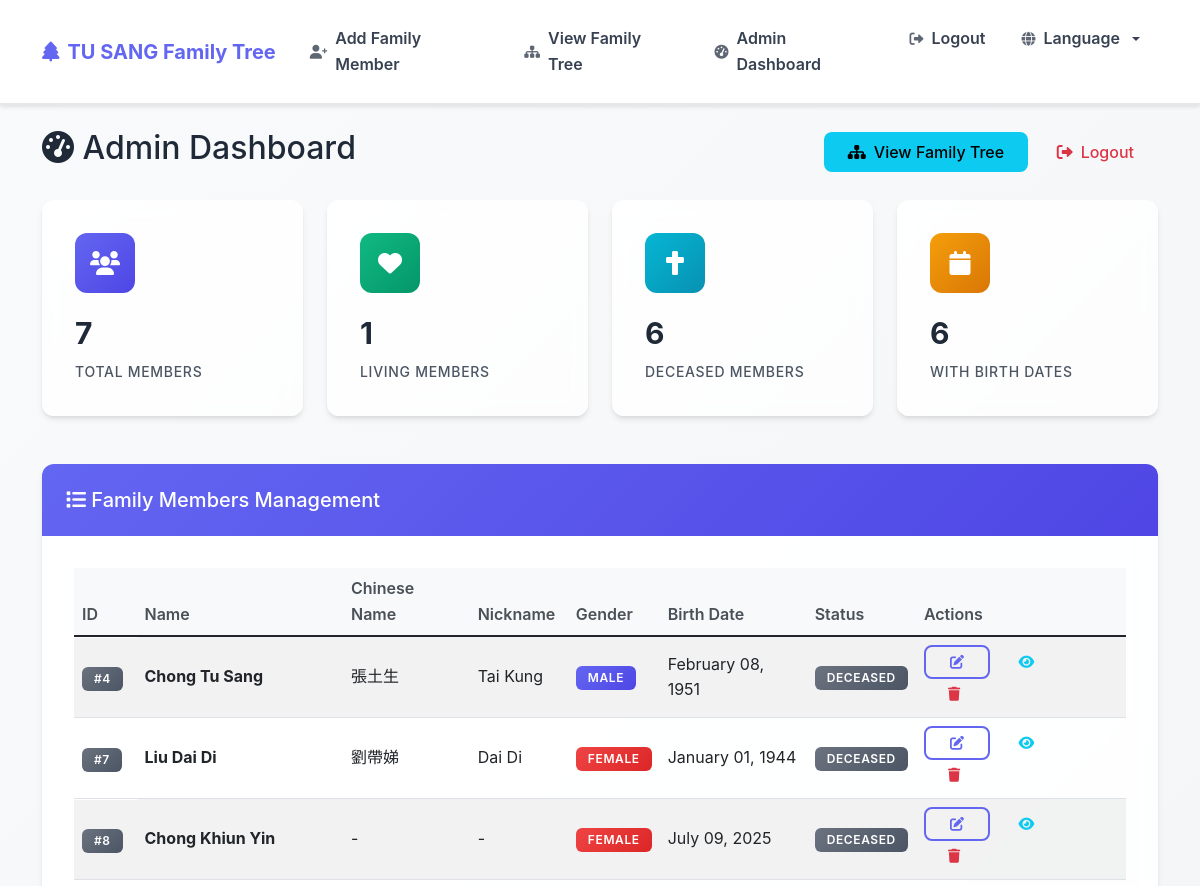
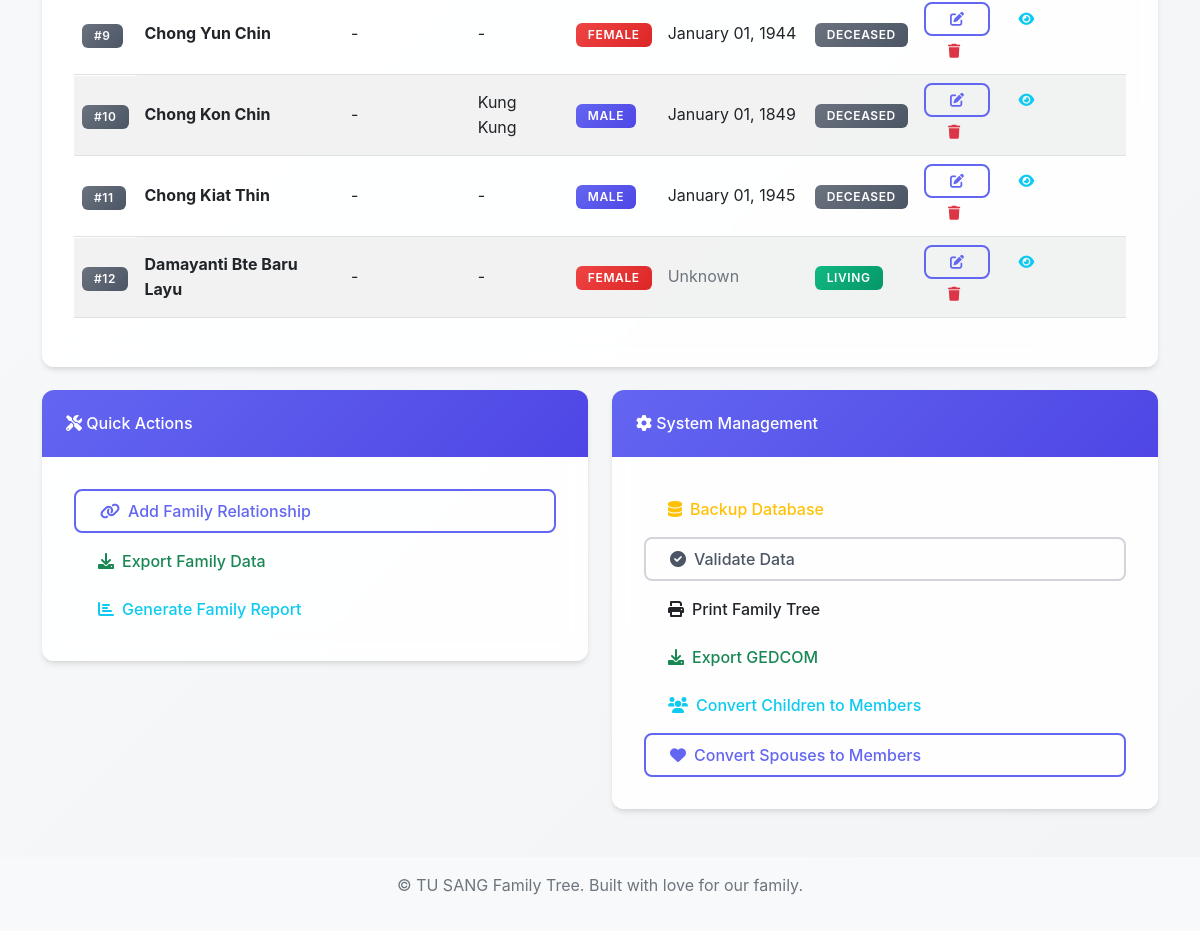
The page /admin (signed in) on the database its author committed (2 pictures, top to bottom).
### app.py (models this page shows)
class FamilyMember(db.Model):
    id = db.Column(db.Integer, primary_key=True)
    full_name = db.Column(db.String(200), nullable=False)
    chinese_name = db.Column(db.String(100))
    nickname = db.Column(db.String(100))
    birth_date = db.Column(db.Date)
    death_date = db.Column(db.Date)
    birth_place = db.Column(db.String(200))
    death_place = db.Column(db.String(200))
    gender = db.Column(db.String(10), nullable=False)
    notes = db.Column(db.Text)
    photo_filename = db.Column(db.String(500))
    is_alive = db.Column(db.Boolean, default=True)
    marital_status = db.Column(db.String(20))  # Single, Married
    father_name = db.Column(db.String(200))
    mother_name = db.Column(db.String(200))
    spouse_name = db.Column(db.String(200))
    have_children = db.Column(db.String(10))  # Yes, No
    children_data = db.Column(db.Text)  # JSON string for children information
    created_at = db.Column(db.DateTime, default=datetime.utcnow)
    updated_at = db.Column(db.DateTime, default=datetime.utcnow, onupdate=datetime.utcnow)
    parent_relationships = db.relationship('FamilyRelationship',
                                         foreign_keys='FamilyRelationship.child_id',
                                         backref='child', lazy='dynamic')
    child_relationships = db.relationship('FamilyRelationship',
                                        foreign_keys='FamilyRelationship.parent_id',
                                        backref='parent', lazy='dynamic')

### app.py (the view)
@app.route('/admin')
@login_required
def admin_dashboard():
    if not current_user.is_admin:
        flash('Access denied')
        return redirect(url_for('family_form'))
    members = FamilyMember.query.all()
    return render_template('admin_dashboard.html', members=members)

### app.py (called while the page is built)
@login_manager.user_loader
def load_user(user_id):
    return User.query.get(int(user_id))

### templates/admin_dashboard.html (shortened to what this page needs)
{% extends "base.html" %}
{% block content %}
<div class="row">
    <div class="col-12">
        <div class="d-flex justify-content-between align-items-center mb-4">
            <h2><i class="fas fa-tachometer-alt"></i> Admin Dashboard</h2>
            <div>
                <a href="{{ url_for('family_tree') }}" class="btn btn-info">
                    <i class="fas fa-sitemap"></i> View Family Tree
                </a>
                <a href="{{ url_for('logout') }}" class="btn btn-outline-danger">
                    <i class="fas fa-sign-out-alt"></i> Logout
                </a>
            </div>
        </div>
        <div class="row mb-5 g-4">
            <div class="col-md-3">
                <div class="stats-card fade-in-up">
                    <div class="stats-icon" style="background: linear-gradient(135deg, var(--primary-color) 0%, var(--primary-dark) 100%);">
                        <i class="fas fa-users"></i>
                    </div>
                    <div class="stats-number">{{ members|length }}</div>
                    <div class="stats-label" data-translate="total-members">Total Members</div>
                </div>
            </div>
            <div class="col-md-3">
                <div class="stats-card fade-in-up" style="animation-delay: 0.1s;">
                    <div class="stats-icon" style="background: linear-gradient(135deg, var(--success-color) 0%, #059669 100%);">
                        <i class="fas fa-heart"></i>
                    </div>
                    <div class="stats-number">{{ members|selectattr('is_alive')|list|length }}</div>
                    <div class="stats-label" data-translate="living-members">Living Members</div>
                </div>
            </div>
            <div class="col-md-3">
                <div class="stats-card fade-in-up" style="animation-delay: 0.2s;">
                    <div class="stats-icon" style="background: linear-gradient(135deg, var(--info-color) 0%, #0891b2 100%);">
                        <i class="fas fa-cross"></i>
                    </div>
                    <div class="stats-number">{{ members|rejectattr('is_alive')|list|length }}</div>
                    <div class="stats-label" data-translate="deceased-members">Deceased Members</div>
                </div>
            </div>
            <div class="col-md-3">
                <div class="stats-card fade-in-up" style="animation-delay: 0.3s;">
                    <div class="stats-icon" style="background: linear-gradient(135deg, var(--warning-color) 0%, #d97706 100%);">
                        <i class="fas fa-calendar"></i>
                    </div>
                    <div class="stats-number">{{ members|selectattr('birth_date')|list|length }}</div>
                    <div class="stats-label" data-translate="with-birth-dates">With Birth Dates</div>
                </div>
            </div>
        </div>
        <div class="card">
            <div class="card-header bg-dark text-white">
                <h5 class="mb-0">
                    <i class="fas fa-list"></i> Family Members Management
                </h5>
            </div>
            <div class="card-body">
                <div class="table-responsive">
                    <table class="table table-striped table-hover">
                        <thead>
                            <tr>
                                <th>ID</th>
                                <th>Name</th>
                                <th>Chinese Name</th>
                                <th>Nickname</th>
                                <th>Gender</th>
                                <th>Birth Date</th>
                                <th>Status</th>
                                <th>Actions</th>
                            </tr>
                        </thead>
                        <tbody>
                            {% for member in members %}
                            <tr>
                                <td>
                                    <span class="badge bg-secondary">#{{ member.id }}</span>
                                </td>
                                <td>
                                    <strong>{{ member.full_name }}</strong>
                                </td>
                                <td>{{ member.chinese_name or '-' }}</td>
                                <td>{{ member.nickname or '-' }}</td>
                                <td>
                                    <span class="badge bg-{{ 'primary' if member.gender == 'Male' else 'danger' }}">
                                        {{ member.gender }}
                                    </span>
                                </td>
                                <td>
                                    {% if member.birth_date %}
                                        {{ member.birth_date.strftime('%B %d, %Y') }}
                                    {% else %}
                                        <span class="text-muted">Unknown</span>
                                    {% endif %}
                                </td>
                                <td>
                                    <span class="badge bg-{{ 'success' if member.is_alive else 'secondary' }}">
                                        {{ 'Living' if member.is_alive else 'Deceased' }}
                                    </span>
                                </td>
                                <td>
                                    <button class="btn btn-sm btn-outline-primary" onclick="editMember({{ member.id }})">
                                        <i class="fas fa-edit"></i>
                                    </button>
                                    <button class="btn btn-sm btn-outline-info" onclick="viewMember({{ member.id }})">
                                        <i class="fas fa-eye"></i>
                                    </button>
                                    <button class="btn btn-sm btn-outline-danger" onclick="deleteMember({{ member.id }})">
                                        <i class="fas fa-trash"></i>
                                    </button>
                                </td>
                            </tr>
                            {% endfor %}
                        </tbody>
                    </table>
                </div>
            </div>
        </div>
        <div class="row mt-4">
            <div class="col-md-6">
                <div class="card">
                    <div class="card-header">
                        <h6 class="mb-0"><i class="fas fa-tools"></i> Quick Actions</h6>
                    </div>
                    <div class="card-body">
                        <div class="d-grid gap-2">
                            <button class="btn btn-outline-primary" onclick="addRelationship()">
                                <i class="fas fa-link"></i> Add Family Relationship
                            </button>
                            <button class="btn btn-outline-success" onclick="exportData()">
                                <i class="fas fa-download"></i> Export Family Data
                            </button>
                            <button class="btn btn-outline-info" onclick="generateReport()">
                                <i class="fas fa-chart-bar"></i> Generate Family Report
                            </button>
                        </div>
                    </div>
                </div>
            </div>
            <div class="col-md-6">
                <div class="card">
                    <div class="card-header">
                        <h6 class="mb-0"><i class="fas fa-cog"></i> System Management</h6>
                    </div>
                    <div class="card-body">
                        <div class="d-grid gap-2">
                            <button class="btn btn-outline-warning" onclick="backupData()">
                                <i class="fas fa-database"></i> Backup Database
                            </button>
                            <button class="btn btn-outline-secondary" onclick="validateData()">
                                <i class="fas fa-check-circle"></i> Validate Data
                            </button>
                            <button class="btn btn-outline-dark" onclick="printTree()">
                                <i class="fas fa-print"></i> Print Family Tree
                            </button>
                            <button class="btn btn-outline-success" onclick="exportGEDCOM()">
                                <i class="fas fa-download"></i> Export GEDCOM
                            </button>
                            <button class="btn btn-outline-info" onclick="convertChildrenToMembers()">
                                <i class="fas fa-users"></i> Convert Children to Members
                            </button>
                            <button class="btn btn-outline-primary" onclick="convertSpousesToMembers()">
                                <i class="fas fa-heart"></i> Convert Spouses to Members
                            </button>
                        </div>
                    </div>
                </div>
            </div>
        </div>
    </div>
</div>
{% endblock %}

### templates/base.html (shortened to what this page needs)
<!DOCTYPE html>
<html lang="en">
<head>
    <link href="https://cdn.jsdelivr.net/npm/bootstrap@5.1.3/dist/css/bootstrap.min.css" rel="stylesheet">
    <link href="https://cdnjs.cloudflare.com/ajax/libs/font-awesome/6.0.0/css/all.min.css" rel="stylesheet">
    <link href="{{ url_for('static', filename='css/style.css') }}" rel="stylesheet">
</head>
<body>
    <nav class="navbar navbar-expand-lg navbar-light">
        <div class="container">
            <a class="navbar-brand" href="{{ url_for('index') }}">
            </a>
            <div class="collapse navbar-collapse" id="navbarNav">
                <ul class="navbar-nav ms-auto">
                    <li class="nav-item">
                        <a class="nav-link" href="{{ url_for('family_form') }}">
                            <i class="fas fa-user-plus"></i> Add Family Member
                        </a>
                    </li>
                    <li class="nav-item">
                        <a class="nav-link" href="{{ url_for('family_tree') }}">
                            <i class="fas fa-sitemap"></i> View Family Tree
                        </a>
                    </li>
                    {% if not current_user.is_authenticated %}
                    <li class="nav-item">
                        <a class="nav-link" href="{{ url_for('login') }}">
                            <i class="fas fa-sign-in-alt"></i> <span data-translate="admin-login">Admin Login</span>
                        </a>
                    </li>
                    {% else %}
                    <li class="nav-item">
                        <a class="nav-link" href="{{ url_for('admin_dashboard') }}">
                            <i class="fas fa-tachometer-alt"></i> <span data-translate="admin-dashboard">Admin Dashboard</span>
                        </a>
                    </li>
                    <li class="nav-item">
                        <a class="nav-link" href="{{ url_for('logout') }}">
                            <i class="fas fa-sign-out-alt"></i> <span data-translate="logout">Logout</span>
                        </a>
                    </li>
                    {% endif %}
                    <li class="nav-item dropdown">
                        <a class="nav-link dropdown-toggle" href="#" id="languageToggle" role="button" data-bs-toggle="dropdown" aria-expanded="false">
                        </a>
                    </li>
                </ul>
            </div>
        </div>
    </nav>
    <main class="container mt-4">
        {% block content %}{% endblock %}
    </main>
    <footer class="bg-light text-center text-muted py-3 mt-5">
        <div class="container">
            <p>&copy; 2024 TU SANG Family Tree. Built with love for our family.</p>
        </div>
    </footer>
</body>
</html>

### rows shown on the page
FamilyMember: id "4", full_name "Chong Tu Sang", chinese_name "張土生", nickname "Tai Kung", gender "MALE", birth_date "February 08, 1951", is_alive "DECEASED"
FamilyMember: id "7", full_name "Liu Dai Di", chinese_name "劉帶娣", nickname "Dai Di", gender "FEMALE", birth_date "January 01, 1944", is_alive "DECEASED"
FamilyMember: id "8", full_name "Chong Khiun Yin", chinese_name "-", nickname "-", gender "FEMALE", birth_date "July 09, 2025", is_alive "DECEASED"
FamilyMember: id "9", full_name "Chong Yun Chin", chinese_name "-", nickname "-", gender "FEMALE", birth_date "January 01, 1944", is_alive "DECEASED"
FamilyMember: id "10", full_name "Chong Kon Chin", chinese_name "-", nickname "Kung Kung", gender "MALE", birth_date "January 01, 1849", is_alive "DECEASED"
FamilyMember: id "11", full_name "Chong Kiat Thin", chinese_name "-", nickname "-", gender "MALE", birth_date "January 01, 1945", is_alive "DECEASED"
FamilyMember: id "12", full_name "Damayanti Bte Baru Layu", chinese_name "-", nickname "-", gender "FEMALE", shows "Unknown", is_alive "LIVING"

### other values the page prints
{{ members|length }} "7"
{{ members|selectattr('is_alive')|list|length }} "1"
{{ members|rejectattr('is_alive')|list|length }} "6"
{{ members|selectattr('birth_date')|list|length }} "6"
